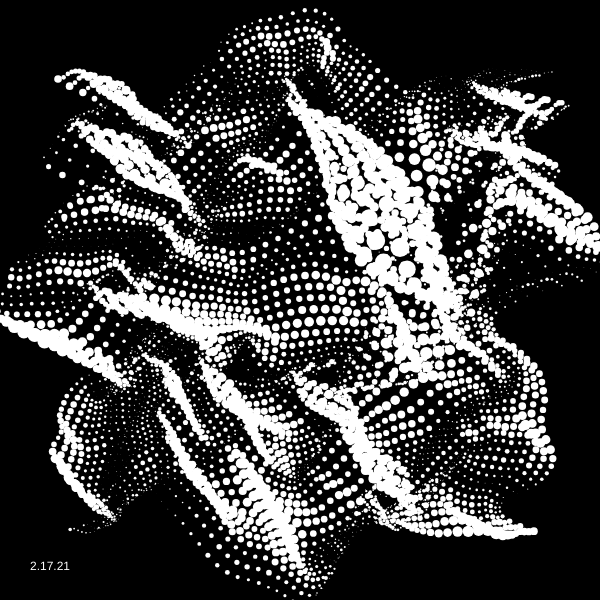
Frame 1 (no input)
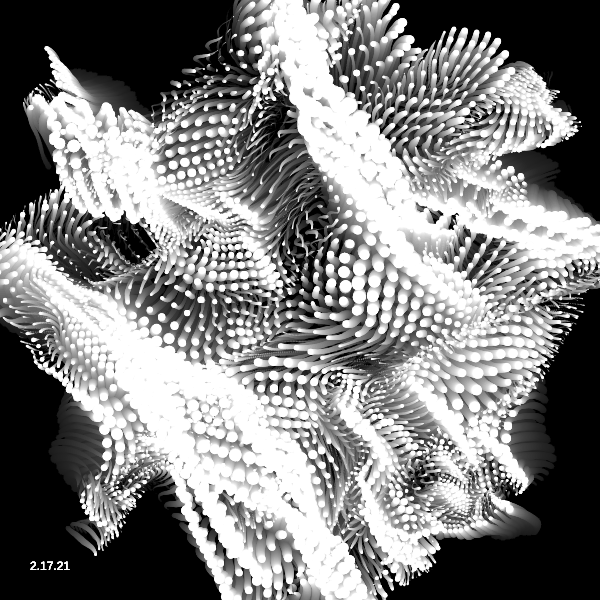
Frame 60 (no input)
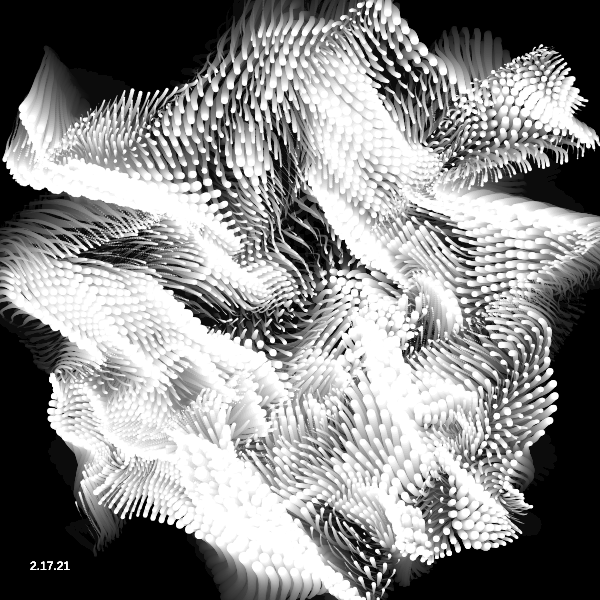
Frame 120 (the mouse pressed at the canvas centre since frame 60)

The p5.js sketch that drew these frames (run headless with seeded random() and noise() and a simulated clock; from frame 60 on, the mouse is pressed at the canvas centre):

// p5.js sketch
// ── sketch.js


/*
Mod from
kusakari
*/

let aryObjects_ = [];
let aryXY_ = [];
let aryNoiseXY_ = [];
let xyStep_;
let noiseStep_;
let noiseXStart_;
let noiseX_;
let noiseYStart_;
let noiseY_;
let noiseT_;
let deg_;
let divideNum_;
let scale_;


function setup () {
    var canvas;
    if(windowWidth>=600 && windowHeight >=600){
      canvas = createCanvas(600, 600);
    }
    else{
      canvas = createCanvas(windowWidth, windowHeight - 100);
    }

    var x = (windowWidth - width) / 2;
    var y = (windowHeight - height) / 2;

    canvas.position(x, y);

    background(0);
    noStroke();
    fill(255);
    // frameRate(30);
    rectMode(CENTER);
    divideNum_ = 80;
    xyStep_ = width/divideNum_;
    noiseStep_ = 0.04*1;
    noiseXStart_ = random(40);
    noiseX_ = noiseXStart_;
    noiseYStart_ = random(10);
    noiseY_ = noiseYStart_;
    noiseT_ = random(10);
    deg_ = 2;
    scale_ = width/691*30;
    aryNoiseXY_ = set_noise(aryNoiseXY_);
    aryXY_ = set_xy(aryXY_);
}

function draw() {
  noiseT_ += noiseStep_ * 0.2;
  aryNoiseXY_ = update_noise(aryNoiseXY_);
  aryXY_ = set_xy(aryXY_);
  background(0, 10);
  for (let iY = 1; iY < aryXY_.length; iY++) {
    for (let iX = 1; iX < aryXY_[iY].length; iX++) {
      let wx = aryXY_[iY][iX][0]-aryXY_[iY-1][iX-1][0];
      let wy = aryXY_[iY][iX][1]-aryXY_[iY-1][iX-1][1];
      ellipse(aryXY_[iY-1][iX-1][0] + wx/2, aryXY_[iY-1][iX-1][1] + wy/2,
              wx*0.3 + wy*0.3)
    }
  }
  fill(255)
  text("2.17.21", 30, height-30)
}
function set_noise(aryNoiseXY) {
  aryNoiseXY = []
  let iY = 0;
  let iX;
  for (let y = 0; y < height; y+=xyStep_) {
    aryNoiseXY[iY] = [];
    noiseX_ = noiseXStart_;
    iX = 0;
    for (let x = 0; x < height; x+=xyStep_) {
      aryNoiseXY[iY][iX] = []
      aryNoiseXY[iY][iX].push(noiseX_, noiseY_, noiseT_);
      noiseX_ += noiseStep_*2;
      iX++;
    }
    noiseY_ += noiseStep_*2;
    iY++;
  }
  return aryNoiseXY;
}

function update_noise(aryNoiseXY) {
  for (let iY = 0; iY < aryNoiseXY.length; iY++) {
    for (let iX = 0; iX < aryNoiseXY[iY].length; iX++) {
      aryNoiseXY[iY][iX][2] = noiseT_;
    }
  }
  return aryNoiseXY;
}

function calc_sumNoiseX(ary, selectY) {
  let sum = 0;
  for (let i = 0; i < ary[selectY].length; i++) {
    sum += pow(noise(ary[selectY][i][0], ary[selectY][i][1], ary[selectY][i][2]), deg_);
  }
  return sum;
}

function calc_sumNoiseY(ary, selectX) {
  let sum = 0;
  for (let i = 0; i < ary.length; i++) {
    sum += pow(noise(ary[i][selectX][0], ary[i][selectX][1], ary[i][selectX][2]), deg_);
  }
  return sum;
}

function set_xy(aryXY) {
  aryXY = [];
  let noiseVal;
  for (let i = 0; i < aryNoiseXY_.length; i++) {
    aryXY[i] = [];
    let sumNoiseX = calc_sumNoiseX(aryNoiseXY_, i);
    let currentSumNoiseX = 0;
    for (let j = 0; j < aryNoiseXY_[i].length; j++) {
      noiseVal = pow(noise(aryNoiseXY_[i][j][0], aryNoiseXY_[i][j][1], aryNoiseXY_[i][j][2]), deg_);
      aryXY[i][j] = [];
      currentSumNoiseX += noiseVal*scale_;
      aryXY[i][j][0] = width/2 - sumNoiseX/2*scale_ + currentSumNoiseX;
    }
  }
  for (let j = 0; j < aryNoiseXY_[0].length; j++) {
    let sumNoiseY = calc_sumNoiseY(aryNoiseXY_, j);
    let currentSumNoiseY = 0;
    for (let i = 0; i < aryNoiseXY_.length; i++) {
      noiseVal = pow(noise(aryNoiseXY_[i][j][0], aryNoiseXY_[i][j][1], aryNoiseXY_[i][j][2]), deg_);
      currentSumNoiseY += noiseVal*scale_;
      aryXY[i][j][1] = height/2 - sumNoiseY/2*scale_ + currentSumNoiseY;
    }
  }
  return aryXY;
}
